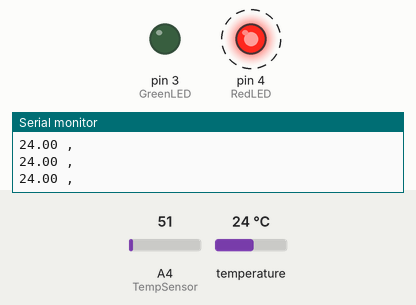
Recording of a sketch running on a simulated Arduino Uno, built with avr-gcc and run on an emulated ATmega328P. On the bench: output pins drawn as LEDs (lit = HIGH), the last lines printed to the serial monitor. Dashed ring = blinking. The inputs (shaded band) are chosen by the test bench; at power-on: temperature 24 °C, A4 (TempSensor) = 51.

Above: at 1.3 s.
1.4 s: temperature set to 22.3 °C
At 2.3 s:
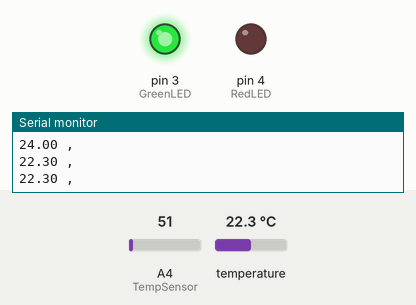
3.0 s: temperature set to 28 °C
At 3.5 s:
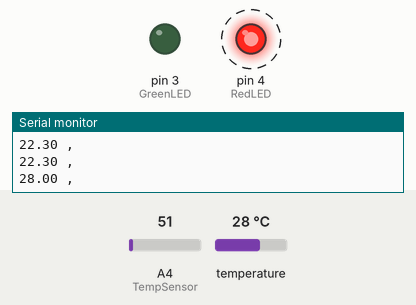
6.1 s: temperature set to 12 °C
At 7.4 s:
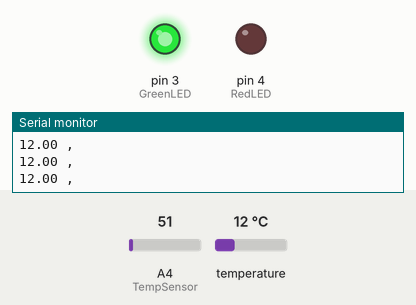
7.7 s: temperature set to 33 °C
At 8.2 s:
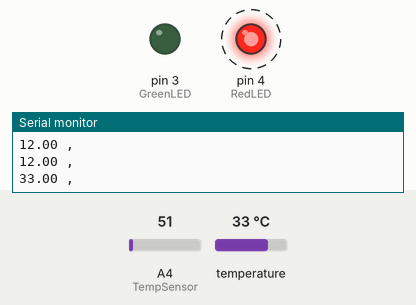
Timing chart, 0 to 11.8 s (numbered marks = the images above; inputs shaded):
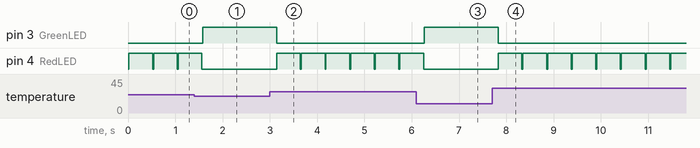

The sketch:

TemperatureSensor.ino
```cpp
/**************************************************************************/
/*!
Temperature Sensor
*/
/**************************************************************************/

#include <Wire.h>
#include "Adafruit_MCP9808.h"

// Create the MCP9808 temperature sensor object
Adafruit_MCP9808 tempsensor = Adafruit_MCP9808();

int TempSensor = A4;               // Set analog pin 4 for receiving analog temperature data
int GreenLED = 3;                  // Set digital pin 3 as green LED output
int RedLED = 4;                    // Set digital pin 3 as green LED output
boolean GreenLEDStatus = true;     // Set green LED to on
boolean RedLEDStatus = false;      // Set red LED to off
int TempThreshold = 23;            // Set temperature threshold in degrees C
int SampleSpeed = 500;             // Set sample speed (in milliseconds, 500 ms = 0.5 s)

void setup() {
  pinMode(TempSensor,INPUT);        // Set temperature sensor as an input
  pinMode(GreenLED,OUTPUT);         // Set green LED as an output
  pinMode(RedLED,OUTPUT);           // Set red LED as an output
  Serial.begin(9600);               //
  while (!Serial); //waits for serial terminal to be open, necessary in newer arduino boards.

  // Make sure the sensor is found, you can also pass in a different i2c
  // address with tempsensor.begin(0x19) for example, also can be left in blank for default address use
  // Also there is a table with all addres possible for this sensor, you can connect multiple sensors
  // to the same i2c bus, just configure each sensor with a different address and define multiple objects for that
  //  A2 A1 A0 address
  //  0  0  0   0x18  this is the default address
  //  0  0  1   0x19
  //  0  1  0   0x1A
  //  0  1  1   0x1B
  //  1  0  0   0x1C
  //  1  0  1   0x1D
  //  1  1  0   0x1E
  //  1  1  1   0x1F
  if (!tempsensor.begin(0x18)) {
    Serial.println("Couldn't find MCP9808! Check your connections and verify the address is correct.");
    while (1);
  }

  tempsensor.setResolution(3); // sets the resolution mode of reading, the modes are defined in the table bellow:
  // Mode Resolution SampleTime
  //  0    0.5°C       30 ms
  //  1    0.25°C      65 ms
  //  2    0.125°C     130 ms
  //  3    0.0625°C    250 ms

  tempsensor.wake();   // wake up, ready to read!

}
void loop() {

  // Read and print out the temperature
  float Temperature = tempsensor.readTempC();
  int TempSensorData=analogRead(TempSensor);

  // Switch green LED off and red LED on if temperature exceeds threshold

  if(Temperature>TempThreshold){

    GreenLEDStatus=false;
    RedLEDStatus=true;
    digitalWrite(GreenLED,LOW);
    digitalWrite(RedLED,HIGH);
    }

  // Switch red LED off and green LED on if temperature drops below threshold

  else{
    RedLEDStatus=false;
    GreenLEDStatus=true;
    digitalWrite(GreenLED,HIGH);
    digitalWrite(RedLED,LOW);
    }

  // Print temperature to serial monitor

  Serial.print(Temperature);
  Serial.println(" , ");

  // Pause (for set sample speed time)

  delay(SampleSpeed);
  digitalWrite(RedLED,LOW);
}
```

Measured:
- the behaviour switches between 23.1 and 23 °C on temperature (found by bisection; images 0 and 1)
- after the input at 1.4 s, pin 3 (GreenLED): LOW → HIGH after 0.18 s; pin 4 (RedLED): goes on until 1.6 s, then stays LOW
- after the input at 3.0 s, pin 3 (GreenLED): HIGH → LOW after 0.14 s; pin 4 (RedLED): alternates HIGH for 0.50 s and LOW for 0.02 s, starting after 0.14 s
- after the input at 6.1 s, pin 3 (GreenLED): LOW → HIGH after 0.17 s; pin 4 (RedLED): goes on until 6.2 s, then stays LOW
- after the input at 7.7 s, pin 3 (GreenLED): HIGH → LOW after 0.13 s; pin 4 (RedLED): alternates HIGH for 0.50 s and LOW for 0.02 s, starting after 0.13 s
- by itself, pin 4 (RedLED): alternates HIGH for 0.50 s and LOW for 0.02 s
